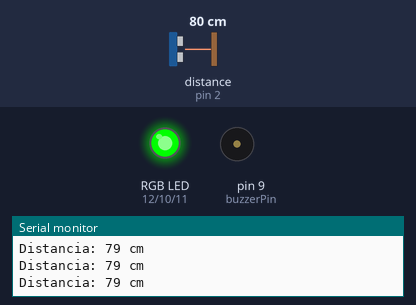
A sketch run on a simulated Arduino Uno, built with avr-gcc and run on an emulated ATmega328P. Shown: an RGB LED mixed from three pins (HIGH = lit), buzzer (waves = sounding), the last lines printed to the serial monitor. Wiring (inferred from the names in the program): ultrasonic range finder: trigger pin 3; echo pin 2. The inputs (shaded band) are chosen by the test bench; at power-on: distance to the obstacle (sensor on pin 2) 80 cm. The echo pulse lasts 58.3 µs per cm; pins used as bus, display or sensor lines are not drawn.

Above: at 1.2 s.
1.3 s: distance to the obstacle (sensor on pin 2) set to 46 cm
4.3 s: distance to the obstacle (sensor on pin 2) set to 39 cm
At 4.68 s:
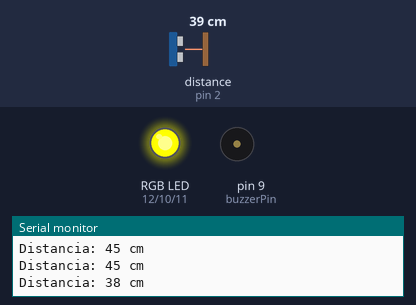
7.3 s: distance to the obstacle (sensor on pin 2) set to 18 cm
10.3 s: distance to the obstacle (sensor on pin 2) set to 15 cm
At 11.2 s:
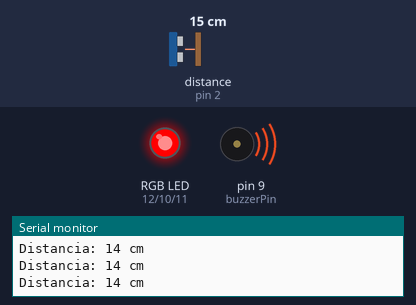
11.8 s: distance to the obstacle (sensor on pin 2) set to 35 cm
At 11.93 s:
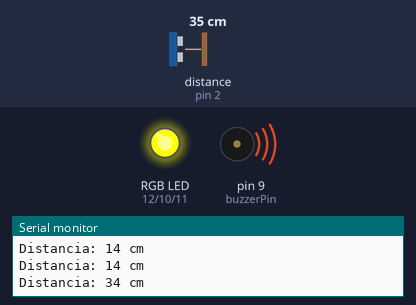
14.8 s: distance to the obstacle (sensor on pin 2) set to 9 cm
At 15.1 s:
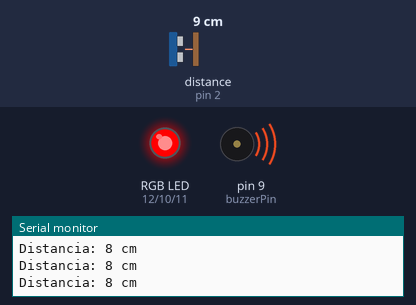
Timing chart, 0 to 17.3 s (numbered marks = the images above; inputs shaded):
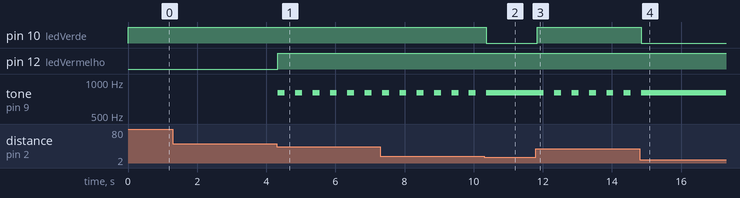

The sketch:

sensor.ino
```cpp
// Definição dos pinos com base no seu circuito[cite: 2]
const int trigPin = 3;
const int echoPin = 2;
const int buzzerPin = 9;

// Pinos do LED RGB[cite: 2]
const int ledVermelho = 12;
const int ledVerde = 10;
const int ledAzul = 11;

void setup() {
  // Configuração dos pinos do sensor
  pinMode(trigPin, OUTPUT);
  pinMode(echoPin, INPUT);
  // Configuração do buzzer e das cores do LED RGB
  pinMode(buzzerPin, OUTPUT);
  pinMode(ledVermelho, OUTPUT);
  pinMode(ledVerde, OUTPUT);
  pinMode(ledAzul, OUTPUT);
  // Inicializa a comunicação serial para testes
  Serial.begin(9600);
}

void loop() {
  // Envia o pulso de ultrassom
  digitalWrite(trigPin, LOW);
  delayMicroseconds(2);
  digitalWrite(trigPin, HIGH);
  delayMicroseconds(10);
  digitalWrite(trigPin, LOW);
  // Lê o tempo de retorno do eco
  long duracao = pulseIn(echoPin, HIGH);
  // Converte o tempo para centímetros
  int distancia = duracao * 0.034 / 2;
  // Exibe a distância no Monitor Serial
  Serial.print("Distancia: ");
  Serial.print(distancia);
  Serial.println(" cm");
  // Lógica de proximidade (Sensor de Ré)
  if (distancia > 40) {
    // >> Distância Segura: LED VERDE e SEM SOM <<
    digitalWrite(ledVerde, HIGH);
    digitalWrite(ledVermelho, LOW);
    digitalWrite(ledAzul, LOW);
    noTone(buzzerPin);
  }
  else if (distancia <= 40 && distancia > 15) {
    // >> Alerta Moderado: LED AMARELO e SOM PAUSADO (bip intermitente) <<
    digitalWrite(ledVerde, HIGH);
    digitalWrite(ledVermelho, HIGH); // Mistura para formar amarelo
    digitalWrite(ledAzul, LOW);
    tone(buzzerPin, 800); // Liga o som
    delay(200);            // Tempo tocando
    noTone(buzzerPin);     // Desliga o som
    delay(300);            // Tempo pausado
  }
  else if (distancia <= 15 && distancia > 0) {
    // >> Perigo / Muito Perto: LED VERMELHO e SOM CONTÍNUO <<
    digitalWrite(ledVerde, LOW);
    digitalWrite(ledVermelho, HIGH);
    digitalWrite(ledAzul, LOW);
    tone(buzzerPin, 800); // Som contínuo ativado (sem comandos de pausa)
  }
  else {
    // Caso ocorra alguma leitura inválida ou fora do alcance
    digitalWrite(ledVerde, LOW);
    digitalWrite(ledVermelho, LOW);
    digitalWrite(ledAzul, LOW);
    noTone(buzzerPin);
  }
}
```

Measured:
- the behaviour switches between 42 and 41 cm on distance to the obstacle (sensor on pin 2) (found by bisection; images 0 and 1)
- the behaviour switches between 17 and 16 cm on distance to the obstacle (sensor on pin 2) (found by bisection; images 1 and 2)
- after the input at 4.3 s, pin 12 (ledVermelho): LOW → HIGH at once; tone on pin 9 (buzzerPin): alternates 800 Hz for 0.20 s and silent for 0.30 s, starting at once
- after the input at 10.3 s, pin 10 (ledVerde): HIGH → LOW after 0.07 s; tone on pin 9 (buzzerPin): goes on until 10.4 s, then stays 800 Hz
- after the input at 11.8 s, pin 10 (ledVerde): LOW → HIGH at once; tone on pin 9 (buzzerPin): alternates 800 Hz for 0.20 s and silent for 0.30 s, starting after 0.23 s
- after the input at 14.8 s, pin 10 (ledVerde): HIGH → LOW after 0.05 s; tone on pin 9 (buzzerPin): goes on until 14.8 s, then stays 800 Hz
